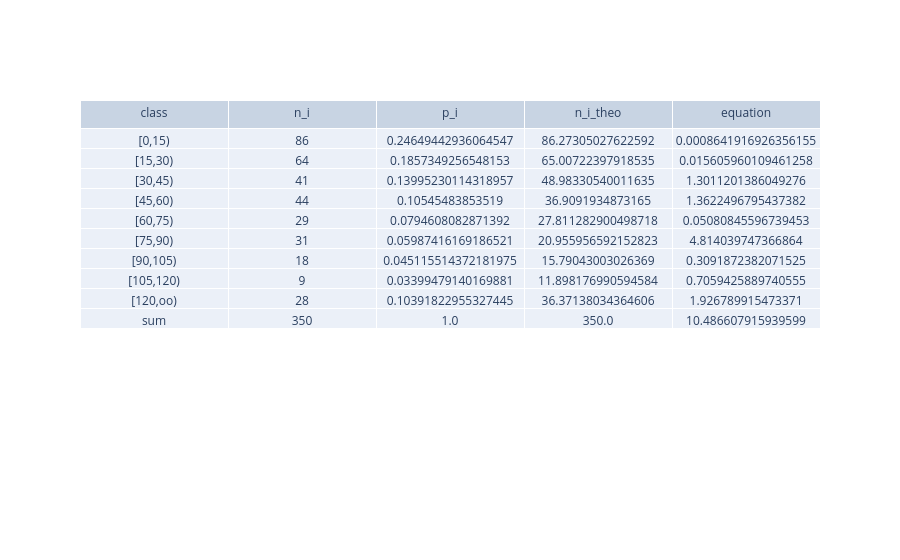

The notebook cell saved with this chart:
### Code cell
from sympy import floor, oo
from sympy.stats import P, Exponential
import plotly.graph_objects as go
from numpy import transpose

n = 350
t_mean = 53
delta_classes = 15
delta_t_amounts = [86, 64, 41, 44, 29, 31, 18, 9, 28]
alpha = 0.05

class sample:
    n = n
    lamd = 1/t_mean

    def __init__(self, lowerLimit_closed, upperLimit_open, n_i):
        self.lowerLimit = lowerLimit_closed
        self.upperLimit = upperLimit_open
        self.n_i = n_i
        self.X = Exponential('X', sample.lamd)
        self.p_i = float(P(self.X <= self.upperLimit) - P(self.X <= self.lowerLimit))
        self.n_i_theo = sample.n * self.p_i
        self.equation = (self.n_i - self.n_i_theo)**2/self.n_i_theo

def sum_col(name, table_data):
    return sum([table_data[i][name] for i, item in enumerate(table_data)])

if n != sum(delta_t_amounts):
    raise IOError("delta_t_amounts and n are not equal, possible wrong I/O")

s = [sample(delta_t_class, delta_t_class+delta_classes if i != len(delta_t_amounts) -1 else oo, delta_t_amounts[i]) for i, delta_t_class in enumerate(range(0, len(delta_t_amounts)*delta_classes, delta_classes))]

table_data = []
for i, _sample in enumerate(s):
    samples = {}
    samples['class'] = f"[{_sample.lowerLimit},{_sample.upperLimit})"
    samples['n_i'] = _sample.n_i
    samples['p_i'] = _sample.p_i
    samples['n_i_theo'] = _sample.n_i_theo
    samples['equation'] = _sample.equation
    table_data.append(samples)
table_data.append({'class': 'sum', 'n_i': sum_col('n_i', table_data), 'p_i': sum_col('p_i', table_data), 'n_i_theo': sum_col('n_i_theo', table_data), 'equation': sum_col('equation', table_data)})

print(f'estimated value 𝜆̂ = {1/t_mean}')

fig = go.Figure(data=[go.Table(header=dict(values=list(samples.keys())),
                 cells=dict(values=transpose([list(item.values()) for item in table_data])))
                    ])
fig.show()

### Figure 1 — Plotly figure (JSON) as saved in the notebook; plotly's stock layout.template omitted (floating-point values rounded to 4 significant figures)
{"data": [{"cells": {"values": [["[0,15)", "[15,30)", "[30,45)", "[45,60)", "[60,75)", "[75,90)", "[90,105)", "[105,120)", "[120,oo)", "sum"], ["86", "64", "41", "44", "29", "31", "18", "9", "28", "350"], ["0.24649442936064547", "0.1857349256548153", "0.13995230114318957", "0.10545483853519", "0.0794608082871392", "0.05987416169186521", "0.045115514372181975", "0.03399479140169881", "0.10391822955327445", "1.0"], ["86.27305027622592", "65.00722397918535", "48.98330540011635", "36.9091934873165", "27.811282900498718", "20.955956592152823", "15.79043003026369", "11.898176990594584", "36.37138034364606", "350.0"], ["0.0008641916926356155", "0.015605960109461258", "1.3011201386049276", "1.3622496795437382", "0.05080845596739453", "4.814039747366864", "0.3091872382071525", "0.7059425889740555", "1.926789915473371", "10.486607915939599"]]}, "header": {"values": ["class", "n_i", "p_i", "n_i_theo", "equation"]}, "type": "table"}], "layout": {}}
